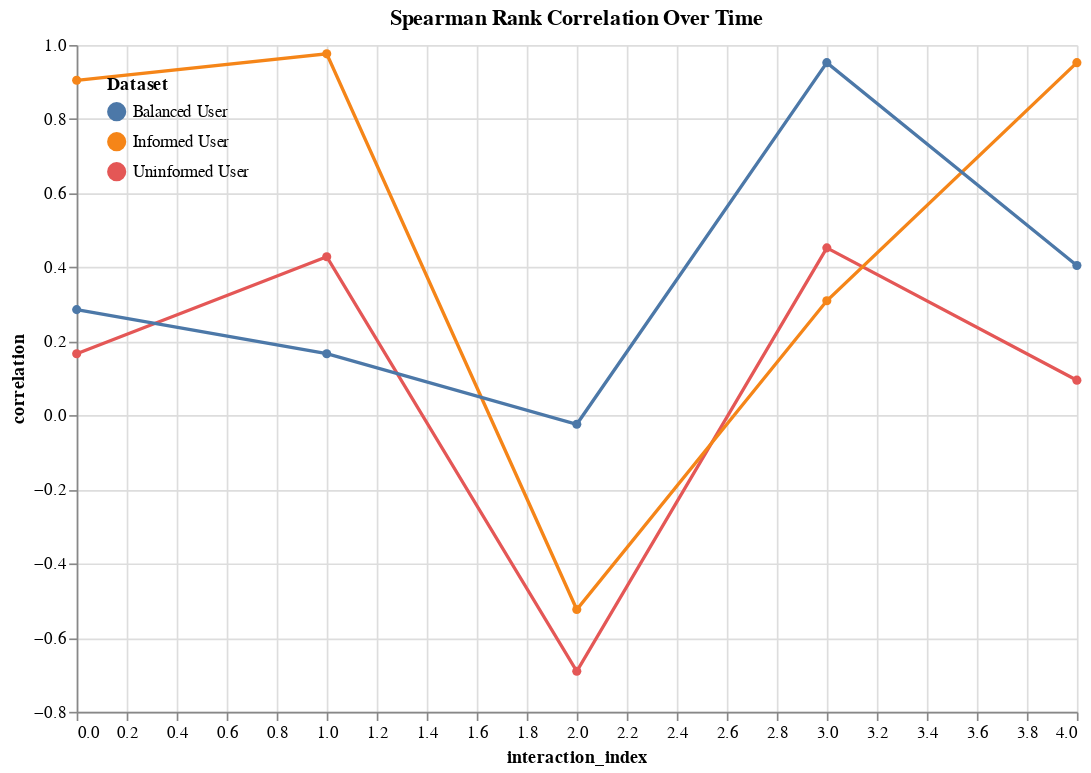

The cell this chart's notebook holds for it:
### Code cell
all_correlation_data = correlation_data_1 + correlation_data_2 + correlation_data_3
correlation_df = pd.DataFrame(all_correlation_data)

chart = alt.Chart(correlation_df).mark_line(point=True).encode(
    x='interaction_index:Q',
    y='correlation:Q',
    color=alt.Color('label:N', legend=alt.Legend(title="Dataset", orient='top-left')),  # Legend inside the graph
    tooltip=['interaction_index:Q', 'correlation:Q', 'label:N']
).properties(
    title='Spearman Rank Correlation Over Time',
    width=600,
    height=400
).configure_view(
    strokeOpacity=0
)

chart.display()

### Figure 1 — Vega-Lite specification as saved in the notebook (floating-point values rounded to 4 significant figures)
{"config": {"view": {"continuousWidth": 300, "continuousHeight": 300, "strokeOpacity": 0}}, "data": {"name": "data-3a16dd6d8cc47bbc3206f86633a9f27e"}, "mark": {"type": "line", "point": true}, "encoding": {"color": {"field": "label", "legend": {"orient": "top-left", "title": "Dataset"}, "type": "nominal"}, "tooltip": [{"field": "interaction_index", "type": "quantitative"}, {"field": "correlation", "type": "quantitative"}, {"field": "label", "type": "nominal"}], "x": {"field": "interaction_index", "type": "quantitative"}, "y": {"field": "correlation", "type": "quantitative"}}, "height": 400, "title": "Spearman Rank Correlation Over Time", "width": 600, "$schema": "https://vega.github.io/schema/vega-lite/v5.20.1.json", "datasets": {"data-3a16dd6d8cc47bbc3206f86633a9f27e": [{"interaction_index": 0, "correlation": 0.1667, "kendall": 0.1429, "label": "Uninformed User"}, {"interaction_index": 1, "correlation": 0.4286, "kendall": 0.2857, "label": "Uninformed User"}, {"interaction_index": 2, "correlation": -0.6905, "kendall": -0.5714, "label": "Uninformed User"}, {"interaction_index": 3, "correlation": 0.4524, "kendall": 0.2857, "label": "Uninformed User"}, {"interaction_index": 4, "correlation": 0.09524, "kendall": 0.07143, "label": "Uninformed User"}, {"interaction_index": 0, "correlation": 0.9048, "kendall": 0.7857, "label": "Informed User"}, {"interaction_index": 1, "correlation": 0.9762, "kendall": 0.9286, "label": "Informed User"}, {"interaction_index": 2, "correlation": -0.5238, "kendall": -0.3571, "label": "Informed User"}, {"interaction_index": 3, "correlation": 0.3095, "kendall": 0.4286, "label": "Informed User"}, {"interaction_index": 4, "correlation": 0.9524, "kendall": 0.8571, "label": "Informed User"}, {"interaction_index": 0, "correlation": 0.2857, "kendall": 0.2143, "label": "Balanced User"}, {"interaction_index": 1, "correlation": 0.1667, "kendall": 0.07143, "label": "Balanced User"}, {"interaction_index": 2, "correlation": -0.02381, "kendall": 0.0, "label": "Balanced User"}, {"interaction_index": 3, "correlation": 0.9524, "kendall": 0.8571, "label": "Balanced User"}, {"interaction_index": 4, "correlation": 0.4048, "kendall": 0.3571, "label": "Balanced User"}]}}
